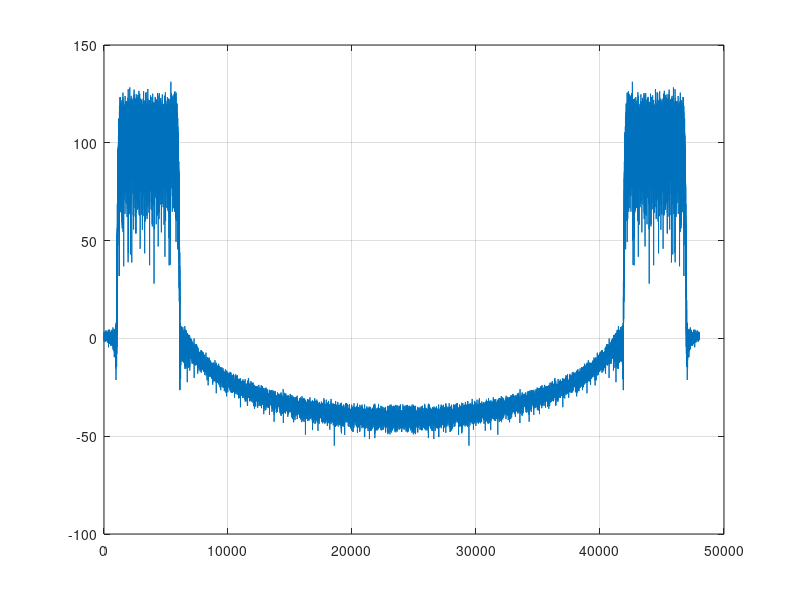
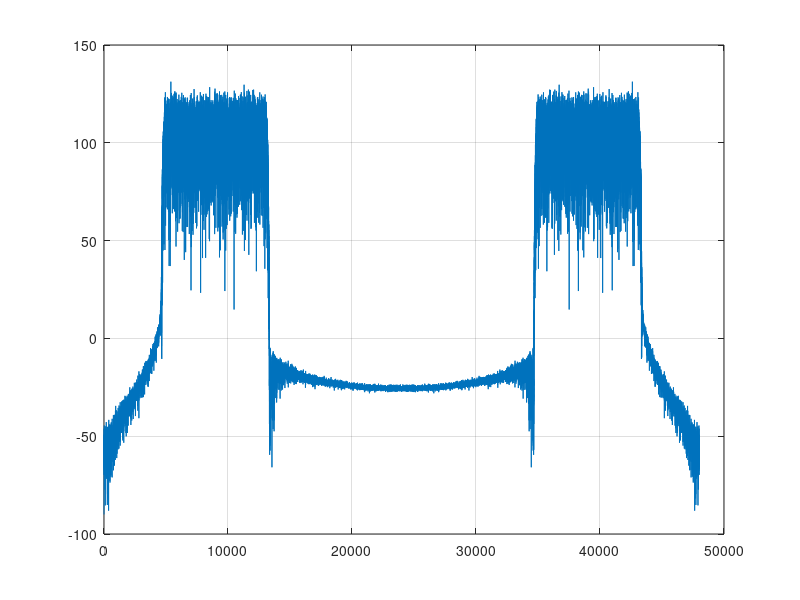
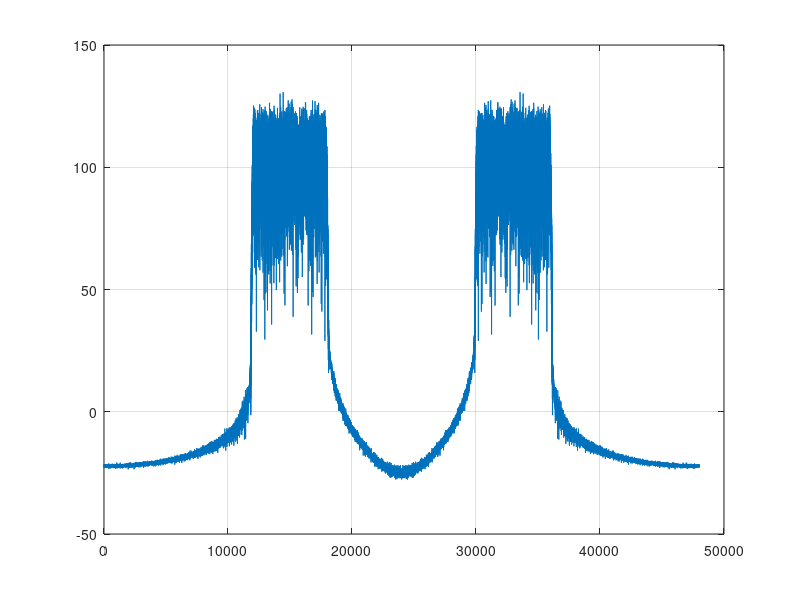

MATLAB code to generate these figures, in order: (Note: this script raises an error after producing the figures.)
%% Clean the memory and worksapace 
close all ;
clear     ;
clc       ;
%% Configure the system simulation condition 
fs  =   16000 ; % The system sampling rate.
T   =   3     ; % The duration of the simulation.
t   =   0:1/fs:T ; 
N   =   length(t); % The number of the data ;

%% Construct the broad band noise ;
Noise = randn(N,1);
% filter 
filter_1 = fir1(512,[0.05 0.25]);
filter_2 = fir1(512,[0.20 0.55]) ;
filter_3 = fir1(512,[0.5,0.75]) ;
% Primary noise 
Pri_1 = filter(filter_1,1,Noise) ;
Pri_2 = filter(filter_2,1,Noise) ;
Pri_3 = filter(filter_3,1,Noise) ;

%% Drawing fiture 
data = [Pri_1,Pri_2,Pri_3];
for ii = 1:3
    figure ;
    freq = 20*log(abs(fft(data(:,ii))));
    plot(freq);
    grid on   ;
end

%% Save data into workspace 
save('Primary_noise.mat','Pri_1','Pri_2','Pri_3');

%% Loading path 
load('path\P1.mat') ;
load('path\S11.mat');
Pri_path = conv(P1,S11);
% Distrubance 
Dis_1 = filter(Pri_path,1,Pri_1);
Dis_2 = filter(Pri_path,1,Pri_2);
Dis_3 = filter(Pri_path,1,Pri_3);

%% Drawing fiture 
data = [Dis_1,Dis_2,Dis_3];
for ii = 1:3
    figure ;
    freq = 20*log(abs(fft(data(:,ii))));
    plot(freq);
    grid on   ;
end

%% Save data into workspace 
save('Disturbance.mat','Dis_1','Dis_2','Dis_3');

% Filtered reference signal 
Rf_1 = filter(S11,1,Pri_1);
Rf_2 = filter(S11,1,Pri_2);
Rf_3 = filter(S11,1,Pri_3);

%% Save data into workspace 
save('Reference.mat','Rf_1','Rf_2','Rf_3');
